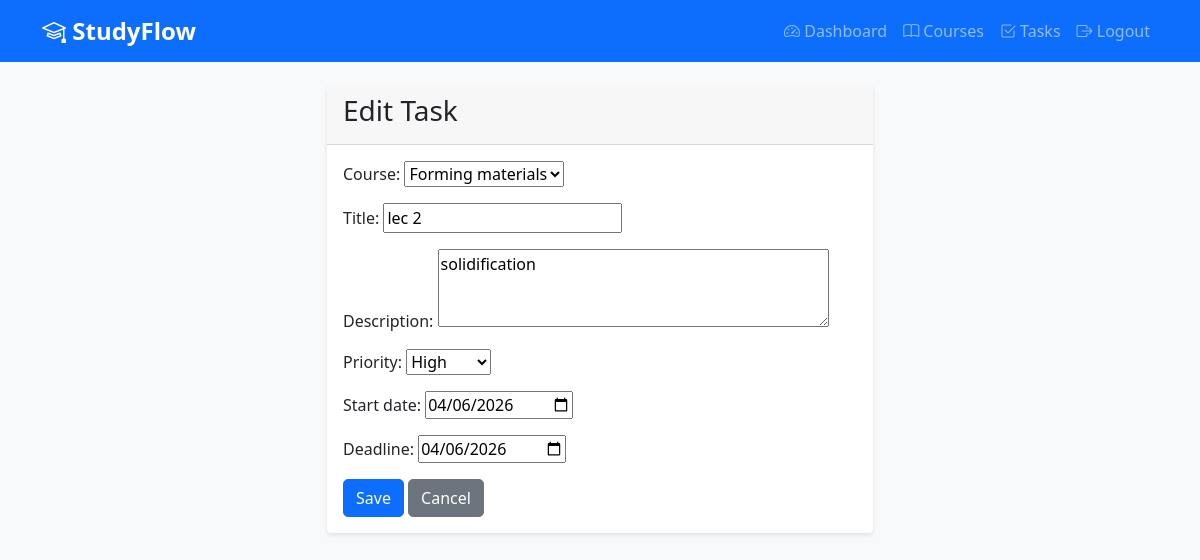
/tasks/5/edit/ (signed in), run on the app's committed database.
### core/models.py (models this page shows, shortened)
class Task(models.Model):
    PRIORITY_CHOICES = [
        ('high', 'High'),
        ('medium', 'Medium'),
        ('low', 'Low'),
    ]
    user = models.ForeignKey(User, on_delete=models.CASCADE, related_name='tasks')
    course = models.ForeignKey(Course, on_delete=models.CASCADE, related_name='tasks', null=True, blank=True)
    title = models.CharField(max_length=200)
    description = models.TextField(blank=True)
    priority = models.CharField(max_length=10, choices=PRIORITY_CHOICES, default='medium')
    start_date = models.DateField(default=timezone.now)
    deadline = models.DateField()
    completed = models.BooleanField(default=False)
    completed_date = models.DateTimeField(null=True, blank=True)
    created_at = models.DateTimeField(auto_now_add=True)
    updated_at = models.DateTimeField(auto_now=True)

### core/views.py (the view)
# urls.py: path('tasks/<int:pk>/edit/', views.TaskUpdateView.as_view(), name='task_update'),
class TaskUpdateView(UpdateView):
    model = Task
    form_class = TaskForm
    template_name = 'task_form.html'
    success_url = reverse_lazy('task_list')
    def get_queryset(self):
        return Task.objects.filter(user=self.request.user)
    def get_form(self, form_class=None):
        form = super().get_form(form_class)
        form.fields['course'].queryset = Course.objects.filter(user=self.request.user)
        return form

### core/forms.py
class TaskForm(forms.ModelForm):
    class Meta:
        model = Task
        fields = ['course', 'title', 'description', 'priority', 'start_date', 'deadline']
        widgets = {
            'start_date': forms.DateInput(attrs={'type': 'date'}),
            'deadline': forms.DateInput(attrs={'type': 'date'}),
            'description': forms.Textarea(attrs={'rows': 3}),
        }
    def __init__(self, *args, **kwargs):
        super().__init__(*args, **kwargs)
        self.fields['deadline'].initial = date.today()

### core/models.py (called while the page is built)
    def __str__(self):
        return self.name

### core/templates/task_form.html (shortened to what this page needs)
{% extends 'base.html' %}
{% block content %}
<div class="row justify-content-center">
    <div class="col-md-6">
        <div class="card">
            <div class="card-header">
                <h3>{% if form.instance.pk %}Edit Task{% else %}Add New Task{% endif %}</h3>
            </div>
            <div class="card-body">
                <form method="post">
                    {{ form.as_p }}
                    <button type="submit" class="btn btn-primary">Save</button>
                    <a href="{% url 'task_list' %}" class="btn btn-secondary">Cancel</a>
                </form>
            </div>
        </div>
    </div>
</div>
{% endblock %}

### static/css/style.css (style rules this page uses)
body { background-color: #f8f9fa; font-family: 'Segoe UI', Tahoma, Geneva, Verdana, sans-serif; }
.card { box-shadow: 0 2px 4px rgba(0,0,0,0.1); border: none; transition: transform 0.2s; }
.btn { border-radius: 5px; font-weight: 500; }

### data on the page
Task: course "Forming materials", title "lec 2", description "solidification", priority "High", start_date "04/06/2026", deadline "04/06/2026"
